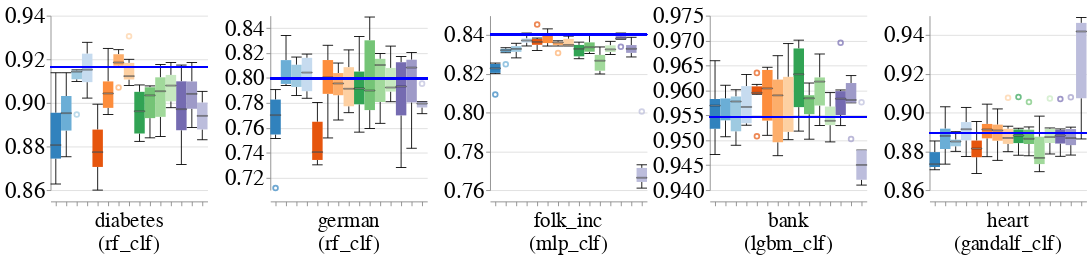

Write notebook code for a chart like this one.
### Code cell
create_bar_charts_for_diff_imputers_and_datasets(train_injection_scenario='MNAR3',
                                                test_injection_scenario='MNAR3',
                                                metric_name='label_stability',
                                                 # ylim=[0.7, 1.0],
                                                db_client=db_client)

### Figure 1 — Vega-Lite specification as saved in the notebook (floating-point values rounded to 4 significant figures; data arrays with more than 128 entries replaced by an {"elided": "..."} marker saying what was removed)
{"config": {"view": {"continuousWidth": 400, "continuousHeight": 300, "stroke": null}, "axis": {"labelFontSize": 26, "labelFontWeight": "normal", "titleFontSize": 28, "titleFontWeight": "normal"}, "facet": {"spacing": 5}, "header": {"labelFontSize": 24, "labelOrient": "bottom", "labelPadding": 5, "titleFontSize": 28}, "legend": {"columns": 4, "direction": "horizontal", "labelFontSize": 28, "labelLimit": 400, "orient": "top", "symbolOffset": 50, "symbolStrokeWidth": 10, "titleAnchor": "middle", "titleFontSize": 30, "titleLimit": 300}, "title": {"fontSize": 28}}, "data": {"name": "data-d5608f3e5e68edb9e2447a01a4989f31"}, "facet": {"column": {"field": "Dataset_Name_With_Model_Name", "sort": {"field": "Dataset_Sequence_Number", "order": "ascending"}, "title": null, "type": "nominal"}}, "spec": {"layer": [{"mark": {"type": "boxplot", "median": {"stroke": "black", "strokeWidth": 0.7}, "size": 12, "ticks": true}, "encoding": {"color": {"field": "Null_Imputer_Name", "legend": null, "scale": {"scheme": "category20c"}, "sort": ["deletion", "median-mode", "median-dummy", "miss_forest", "k_means_clustering", "datawig", "automl", "nomi", "tdm", "edit_gain", "gain", "hivae", "notmiwae", "mnar_pvae"], "title": null, "type": "nominal"}, "x": {"axis": {"labels": false}, "field": "Null_Imputer_Name", "sort": ["deletion", "median-mode", "median-dummy", "miss_forest", "k_means_clustering", "datawig", "automl", "nomi", "tdm", "edit_gain", "gain", "hivae", "notmiwae", "mnar_pvae"], "title": null, "type": "nominal"}, "y": {"field": "Metric_Value", "scale": {"zero": false}, "title": null, "type": "quantitative"}}}, {"mark": "rule", "encoding": {"color": {"value": "blue"}, "size": {"value": 2}, "y": {"field": "Baseline_Median", "type": "quantitative"}}}], "height": 200, "width": 180}, "resolve": {"scale": {"y": "independent"}}, "$schema": "https://vega.github.io/schema/vega-lite/v4.17.0.json", "datasets": {"data-d5608f3e5e68edb9e2447a01a4989f31": {"elided": "450 records"}}}
